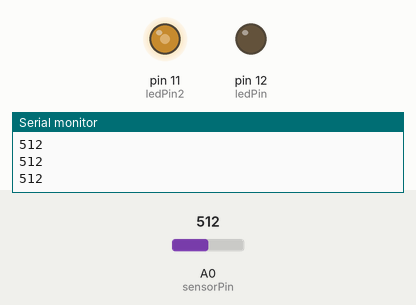
This sketch was run on a simulated Arduino Uno, built with avr-gcc and run on an emulated ATmega328P. On the bench: output pins drawn as LEDs (lit = HIGH), the last lines printed to the serial monitor. The test bench sets the inputs (shaded band); at power-on: A0 (sensorPin) = 512.

Above: at 1.2 s.
1.3 s: A0 (sensorPin) set to 710
At 2.0 s:
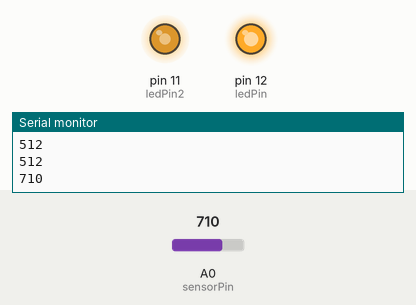
3.0 s: A0 (sensorPin) set to 690
At 4.2 s:
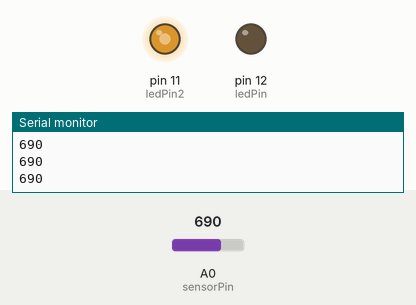
4.5 s: A0 (sensorPin) set to 900
At 5.6 s:
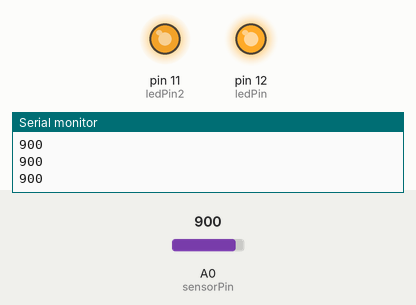
6.0 s: A0 (sensorPin) set to 122
At 6.8 s:
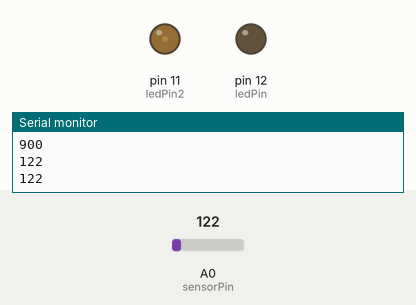
7.5 s: A0 (sensorPin) set to 0
At 8.0 s:
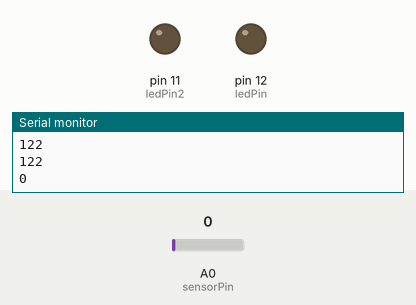
Timing chart, 0 to 10.0 s (numbered marks = the images above; inputs shaded):
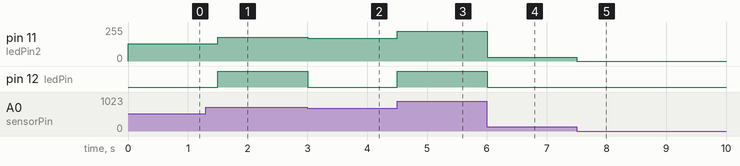

The sketch:

Serial_Analog2.ino
```cpp
int sensorPin = A0;   // select the input pin for the potentiometer
int ledPin = 12;      // select the pin for the LED
int ledPin2 = 11;      // select the pin for the LED
int sensorValue = 0;  // variable to store the value coming from the sensor

void setup() {
  // declare the ledPin as an OUTPUT:
  Serial.begin(9600);
  pinMode(ledPin, OUTPUT);
  pinMode(ledPin2, OUTPUT);
}

void loop() {

  sensorValue = analogRead(sensorPin);
  int pwmValue = sensorValue / 4;
  if (sensorValue > 700){
    digitalWrite(ledPin, HIGH);
  } else {
    digitalWrite(ledPin, LOW);
  }
  analogWrite(ledPin2, pwmValue);
  delay(300);
  Serial.println(sensorValue);
  // digitalWrite(ledPin, HIGH);
  // delay(sensorValue);
  // digitalWrite(ledPin, LOW);
  // delay(sensorValue);
}
```

Measured:
- after the input at 1.3 s, pin 11 (ledPin2): 128/255 → 177/255 after 0.20 s; pin 12 (ledPin): LOW → HIGH after 0.20 s
- after the input at 3.0 s, pin 11 (ledPin2): 177/255 → 172/255 at once; pin 12 (ledPin): HIGH → LOW at once
- after the input at 4.5 s, pin 11 (ledPin2): 172/255 → 225/255 at once; pin 12 (ledPin): LOW → HIGH at once
- after the input at 6.0 s, pin 11 (ledPin2): 225/255 → 30/255 at once; pin 12 (ledPin): HIGH → LOW at once
- after the input at 7.5 s, pin 11 (ledPin2): 30/255 → 0/255 at once
